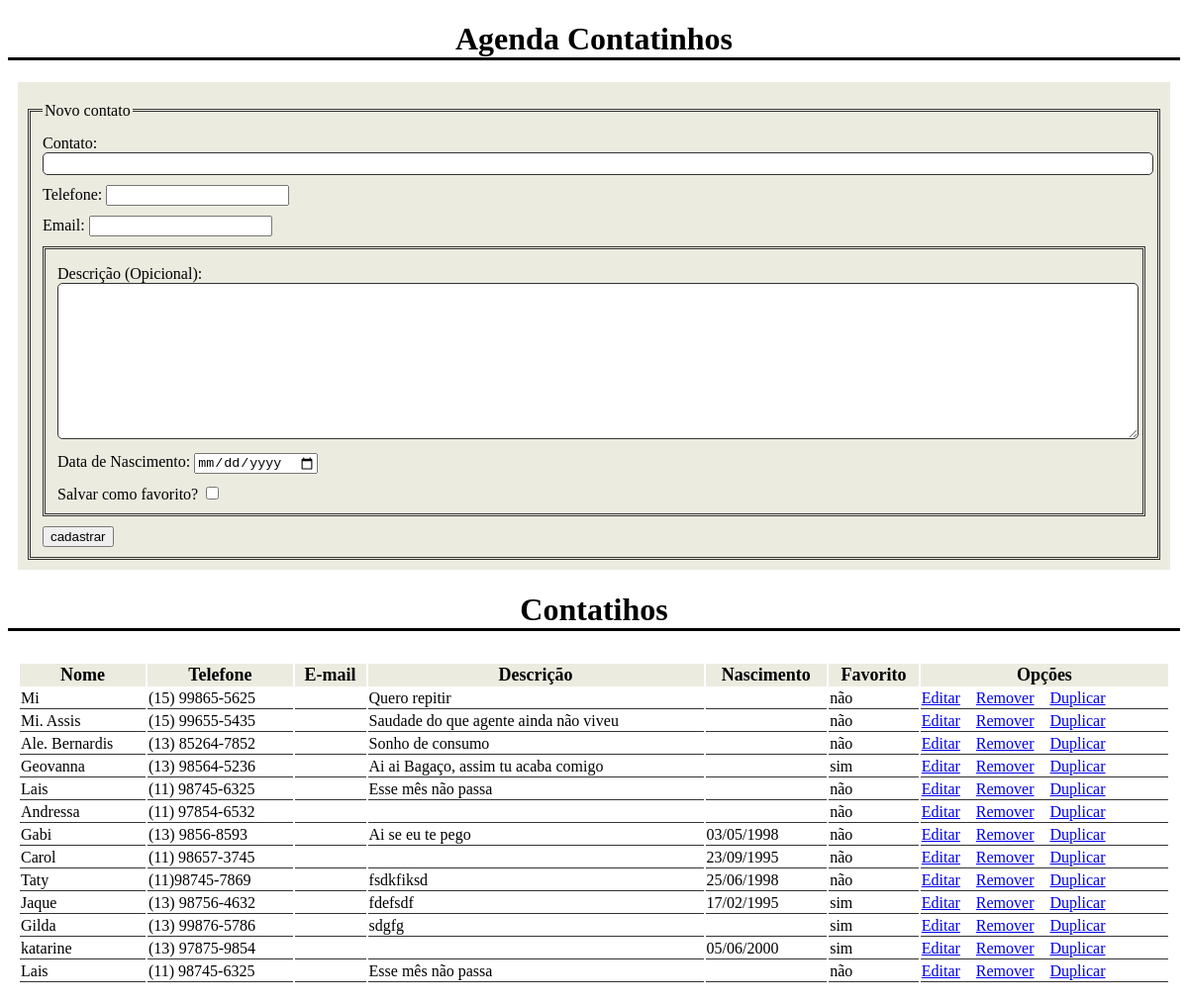
Page /agenda/agenda.php on the committed database.
### tables this page shows
CREATE TABLE `tb_contato` (
  `id` int(11) NOT NULL,
  `nome` varchar(15) NOT NULL,
  `telefone` char(15) NOT NULL,
  `email` varchar(75) DEFAULT NULL,
  `descricao` text DEFAULT NULL,
  `nascimento` date DEFAULT NULL,
  `favorito` tinyint(1) DEFAULT NULL
);

### agenda/agenda.php (called while the page is built, shortened)
<?php
require "banco.php";
require "ajudantes.php";
$lista_contatos = buscar_tarefas($conexao);
include "template.php";

### agenda/banco.php (called while the page is built, shortened)
<?php
function buscar_tarefas($conexao)
{
    $SQLbusca = "SELECT * FROM tb_contato";
    $SQLresultado = mysqli_query($conexao, $SQLbusca);
    $contatos = [];
    while ($contato = mysqli_fetch_assoc($SQLresultado)) {
        $contatos[] = $contato;
    }
    return $contatos;
}

### agenda/tabela.php (the view, shortened to what this page needs)
<!DOCTYPE html>
<html lang="pt-br">
<head>
    <link rel="stylesheet" href="estilo.css">
</head>
<body>
    <h1>Contatihos</h1>
    <table>
        <tr>
            <th>Nome</th>
            <th>Telefone</th>
            <th>E-mail</th>
            <th>Descrição</th>
            <th>Nascimento</th>
            <th>Favorito</th>
            <th>Opções</th>
        </tr>
        <?php foreach ($lista_contatos as $contatinhos) : ?>
            <tr>
                <td><?php echo $contatinhos['nome']; ?></td>
                <td><?php echo $contatinhos['telefone']; ?></td>
                <td><?php echo $contatinhos['email']; ?></td>
                <td><?php echo $contatinhos['descricao']; ?></td>
                <td><?php traduz_data_para_exibir($contatinhos['nascimento']); ?></td>
                <td><?php exibi_marcado_favorito($contatinhos['favorito']); ?></td>
                <td>
                    <a href="editar.php?id=<?php echo $contatinhos['id']?>">Editar</a> &nbsp;&nbsp;
                    <a href="remover.php?id=<?php echo $contatinhos['id']; ?>">Remover</a> &nbsp;&nbsp;
                    <a href="duplicar.php?id=<?php echo $contatinhos['id']; ?>">Duplicar</a>
                </td>
            </tr>
        <?php endforeach; ?>
    </table>
</body>
</html>

### agenda/ajudantes.php (shortened to what this page needs)
<?php
function traduz_data_para_exibir($data){
    if ($data == "" or $data == "0000-00-00") {
        return "";
    }
    $objeto_data = DateTime::createFromFormat('Y-m-d',$data);
    print_r($objeto_data->format('d/m/Y'));
}
function exibi_marcado_favorito($favorito){
    if ($favorito == 1) {
        $favorito = "sim";
    }else{
        $favorito = "não";
    }
    print $favorito;
}
?>

### tarefas/css/estilo.css (style rules this page uses)
h1 { text-align: center; border-bottom: solid; }
table { width: 100%; height: 100%; margin: 0px; padding: 10px; }
table th { background-color: hsl(60, 20%, 90%); font-size: 18px; }
table td { border-bottom: 1px solid #333; color: #000; }

### rows in the picture
tb_contato: nome "Mi", telefone "(15) 99865-5625", descricao "Quero repitir"
tb_contato: nome "Mi. Assis", telefone "(15) 99655-5435", descricao "Saudade do que agente ainda não viveu"
tb_contato: nome "Ale. Bernardis", telefone "(13) 85264-7852", descricao "Sonho de consumo"
tb_contato: nome "Geovanna", telefone "(13) 98564-5236", descricao "Ai ai Bagaço, assim tu acaba comigo", favorito "sim"
tb_contato: nome "Lais", telefone "(11) 98745-6325", descricao "Esse mês não passa"
tb_contato: nome "Andressa", telefone "(11) 97854-6532"
tb_contato: nome "Gabi", telefone "(13) 9856-8593", descricao "Ai se eu te pego", value "03/05/1998"
tb_contato: nome "Carol", telefone "(11) 98657-3745", value "23/09/1995"
tb_contato: nome "Taty", telefone "(11)98745-7869", descricao "fsdkfiksd", value "25/06/1998"
tb_contato: nome "Jaque", telefone "(13) 98756-4632", descricao "fdefsdf", value "17/02/1995", favorito "sim"
tb_contato: nome "Gilda", telefone "(13) 99876-5786", descricao "sdgfg", favorito "sim"
tb_contato: nome "katarine", telefone "(13) 97875-9854", value "05/06/2000", favorito "sim"
tb_contato: nome "Lais", telefone "(11) 98745-6325", descricao "Esse mês não passa", favorito "não"
